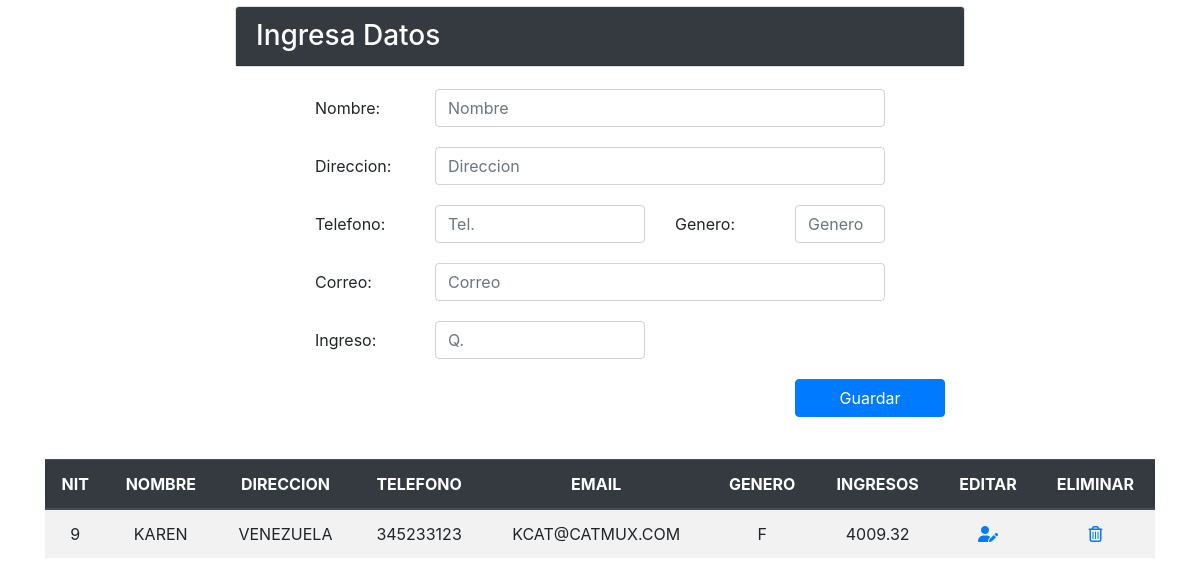
The page / on the database its author committed.
### tables this page shows
CREATE TABLE `contribuyente` (
  `NIT` int(11) NOT NULL,
  `NOMBRE` varchar(255) DEFAULT NULL,
  `DIRECCION` varchar(300) DEFAULT NULL,
  `TELEFONO` int(11) DEFAULT NULL,
  `EMAIL` varchar(250) DEFAULT NULL,
  `GENERO` char(1) DEFAULT NULL,
  `INGRESOS` decimal(10,2) DEFAULT NULL
);

### conexion.php (called while the page is built, shortened)
<?php
class conexion {
    private $host;
    private $user;
    private $password;
    private $database;
    private $conn;
    public function __construct() {
        $this->host=HOST;
        $this->user=USER;
        $this->password=PASSWORD;
        $this->database=DATABASE;
    }
    public function Ejecutar($sql){
      $resultado = mysqli_query($this->conn,$sql);
      return $resultado;
    }
    public function CrearConexion(){
        try {
            $this->conn = mysqli_connect($this->host,$this->user,$this->password,$this->database) or die('No se pudo conectar: ' . mysqli_error($this->conn));
        } catch (Exception $exc) {
            echo $exc->getTraceAsString();
        }
    }
}
?>

### index.php (the view, shortened to what this page needs)
<!DOCTYPE html>
<html lang="en">
<head>
    <link rel="stylesheet" href="bootstrap/dist/css/bootstrap.min.css">
    <link rel="stylesheet" href="css/style.css">
</head>
<body>
    <div class="container">
        <div class="row row-content">
            <div class="col-12 col-sm-8 offset-sm-2">
                <div class="card">
                    <h3 class="card-header card-primary text-white bg-dark">Ingresa Datos</h3>
                </div>
                <div class="card-body">
                    <form action="save.php" method="POST" name="save_form">
                        <div class="form-group row">
                            <label for="name" class="col-md-2 col-form-label offset-md-1">Nombre: </label>
                            <div class="col-12 col-md-8">
                                <input type="text" name="name" id="name" class="form-control" placeholder="Nombre" autofocus>
                            </div>
                        </div>
                        <div class="form-group row">
                            <label for="address" class="col-md-2 col-form-label offset-md-1">Direccion: </label>
                            <div class="col-12 col-md-8">
                                <input type="text" name="address" id="address" class="form-control" placeholder="Direccion">
                            </div>
                        </div>
                        <div class="form-group row">
                            <label for="tel" class="col-md-2 col-form-label offset-md-1">Telefono: </label>
                            <div class="col-12 col-md-4">
                                <input type="tel" name="tel" id="tel" class="form-control" placeholder="Tel.">
                            </div>
                            <label for="genre" class="col-md-2 col-form-label">Genero: </label>
                            <div class="col-12 col-md-2">
                                <input type="text" name="genre" id="genre" class="form-control" placeholder="Genero">
                            </div>
                        </div>
                        <div class="form-group row">
                            <label for="email" class="col-md-2 col-form-label offset-md-1">Correo: </label>
                            <div class="col-12 col-md-8">
                                <input type="text" name="email" id="email" class="form-control" placeholder="Correo">
                            </div>
                        </div>
                        <div class="form-group row">
                            <label for="income" class="col-md-2 col-form-label offset-md-1">Ingreso: </label>
                            <div class="col-12 col-md-4">
                                <input type="text" name="income" id="income" class="form-control" placeholder="Q.">
                            </div>
                        </div>
                        <div class="form-group row">
                            <div class="offset-md-9 col-md-3">
                                <input type="submit" class="btn btn-primary btn-block" name="save" value="Guardar">
                            </div>
                        </div>
                    </form>
                </div>
            </div>
        </div>
        <div class="row row-content">
            <div class="col-12 col-10">
                <div class="table-responsive tableFixHead">
                    <table class="table table-striped">
                        <?php
                        include("conexion.php");
                        $conn = new conexion();
                        $sql = 'SHOW COLUMNS FROM CONTRIBUYENTE';
                        $res = $conn->Ejecutar($sql);
                        echo "<thead class='thead-dark'> <tr>\n";
                        while ($row = $res->fetch_assoc()) {
                            echo "<th class='text-center'>" . $row['Field'] . "</th>\n";
                        }
                        echo "<th class='text-center'>EDITAR</th>\n<th class='text-center'>ELIMINAR</th>\n</tr></thead>\n";
                        echo "<tbody>\n";
                        $query = "SELECT * FROM CONTRIBUYENTE";
                        $result = $conn->Ejecutar($query);
                        while ($line = $result->fetch_assoc()) {
                            echo "<tr>\n";
                            foreach ($line as $col_value) {
                                echo "<td class='text-center'>$col_value</td>\n";
                            }?>
                            <td class='text-center'><a href="edit.php?id=<?php echo $line['NIT'] ?>"><i class="fas fa-user-edit"></i></a></td>
                            <td class='text-center'><a href="delete.php?id=<?php echo $line['NIT'] ?>"><i class="far fa-trash-alt"></i></a></td>
                            <?php
                            echo "</tr>\n";
                        }
                        echo "</tbody>\n";
                        ?>
                    </table>
                </div>
            </div>
        </div>
    </div>
</body>
</html>

### css/style.css (style rules this page uses)
.row { padding: 2px 0px 2px 0px; }
.tableFixHead { overflow-y: auto; height: 280px; }
.tableFixHead thead th { position: sticky; top: 0; }

### rows shown on the page
contribuyente: NIT "9", NOMBRE "KAREN", DIRECCION "VENEZUELA", TELEFONO "345233123", EMAIL "KCAT@CATMUX.COM", GENERO "F", INGRESOS "4009.32"

### other values the page prints
$row['Field'] "NIT"
$row['Field'] "NOMBRE"
$row['Field'] "DIRECCION"
$row['Field'] "TELEFONO"
$row['Field'] "EMAIL"
$row['Field'] "GENERO"
$row['Field'] "INGRESOS"
